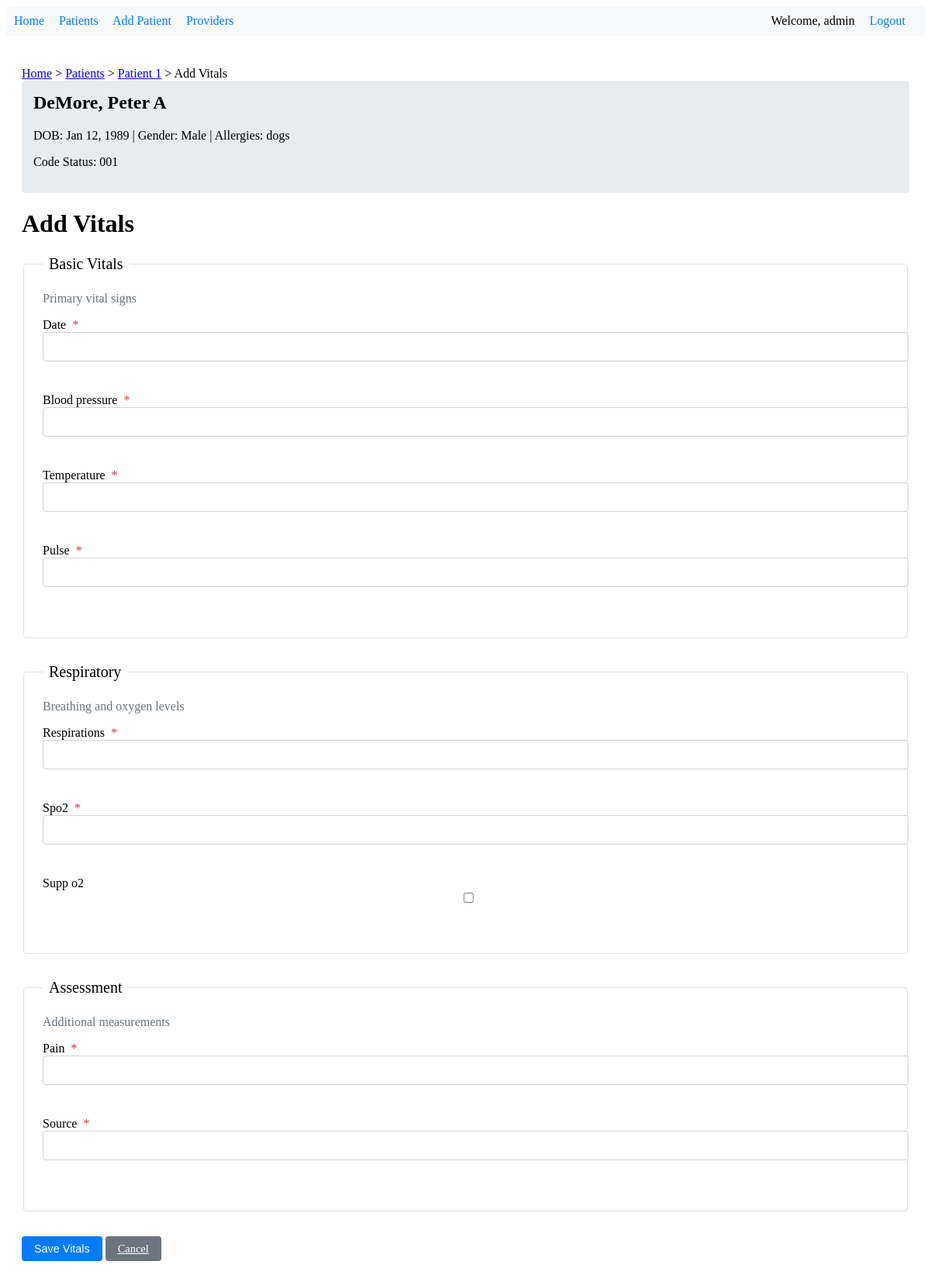
The page /patient/1/vitals/add/ (signed in) on the database as committed earlier.
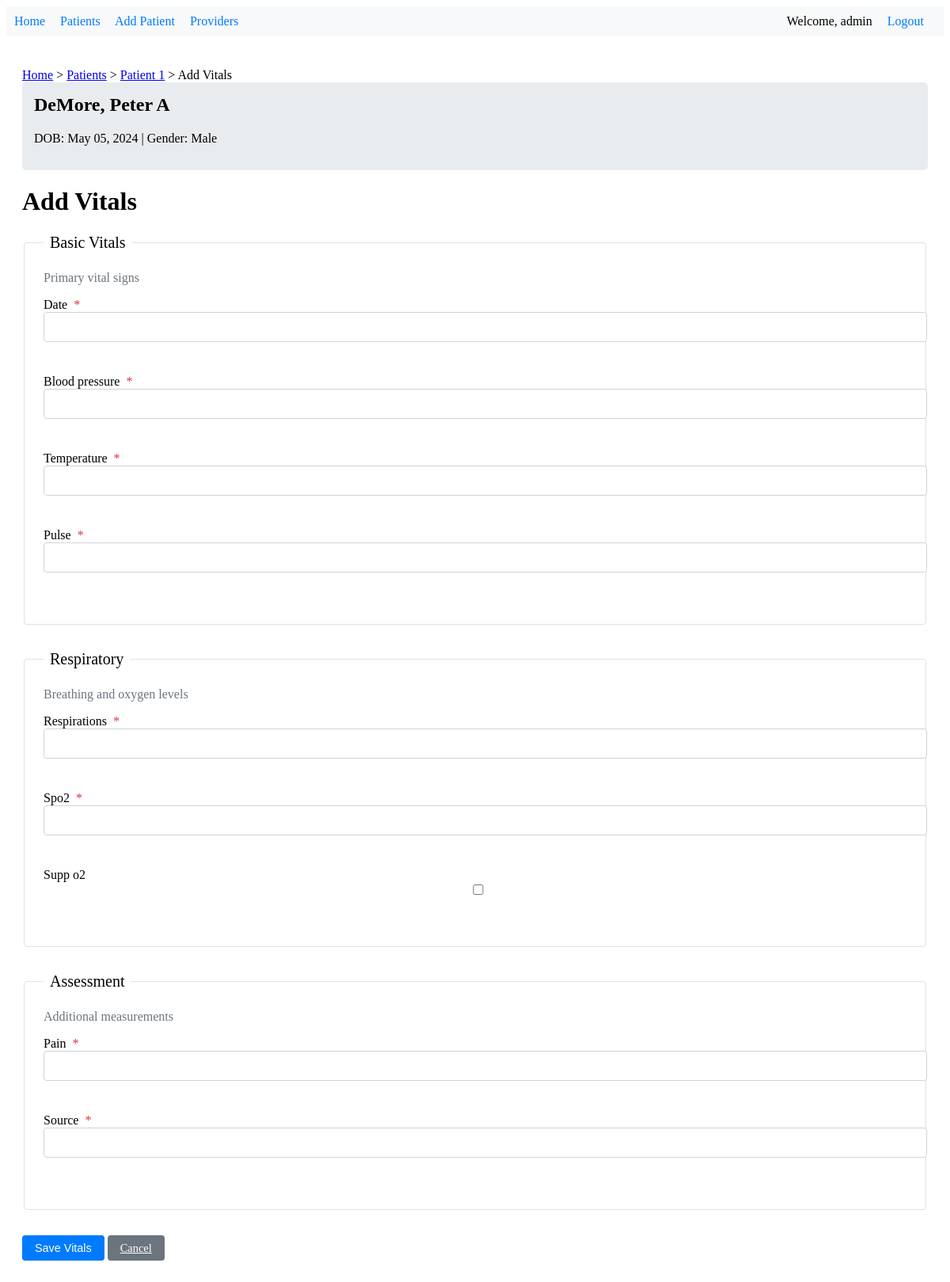
The same page on the database as committed later.
### patient_records/models.py (models this page shows, shortened)
class Patient(models.Model):
    GENDER_CHOICES = [
        ('M', 'Male'),
        ('F', 'Female'),
        ('O', 'Other'),
    ]
    id = models.AutoField(primary_key=True)
    date = models.DateField()
    allergies = models.TextField(blank=True, null=True)
    code_status = models.CharField(max_length=50, blank=True, null=True)
    poa_name = models.CharField(max_length=100)
    relationship = models.CharField(max_length=50, blank=True, null=True)
    poa_contact = models.CharField(max_length=100)
    veteran = models.BooleanField(default=False)
    veteran_spouse = models.BooleanField(default=False)
    marital_status = models.CharField(max_length=50, blank=True, null=True)
    street_address = models.CharField(max_length=255, blank=True, null=True)
    city = models.CharField(max_length=100, blank=True, null=True)
    state = models.CharField(max_length=100, blank=True, null=True)
    zip = models.CharField(max_length=20, blank=True, null=True)
    patient_phone = models.CharField(max_length=20, blank=True, null=True)
    patient_email = models.EmailField(blank=True, null=True)
    last_updated = models.DateTimeField(auto_now=True)
    modified_by = models.ForeignKey(User, on_delete=models.SET_NULL, null=True, blank=True)
    patient_number = models.CharField(max_length=10, unique=True, editable=False, null=True, blank=True)
    first_name = models.CharField(max_length=50, null=True, blank=True)
    middle_name = models.CharField(max_length=50, blank=True, null=True)
    last_name = models.CharField(max_length=50, null=True, blank=True)
    date_of_birth = models.DateField(null=True, blank=True)
    gender = models.CharField(max_length=1, choices=GENDER_CHOICES, null=True, blank=True)
    ssn = models.CharField(max_length=11, verbose_name="SSN", null=True, blank=True)
    height_cm = models.DecimalField(max_digits=5, decimal_places=2, verbose_name="Height (cm)", null=True, blank=True)
    height_inches = models.DecimalField(max_digits=5, decimal_places=2, verbose_name="Height (inches)", null=True, blank=True)
    def get_gender_display(self):
        return dict(self.GENDER_CHOICES).get(self.gender, 'None')

### patient_records/views.py (the view)
# urls.py: path('patient/<str:patient_id>/vitals/add/', views.add_vitals, name='add_vitals'),
@login_required
def add_vitals(request, patient_id):
    patient = get_object_or_404(Patient, id=patient_id)
    breadcrumbs = [
        {'label': 'Patients', 'url': reverse('patient_list')},
        {'label': f'Patient {patient.id}', 'url': reverse('patient_detail', args=[patient.id])},
        {'label': 'Add Vitals', 'url': None}
    ]
    if request.method == 'POST':
        form = VitalsForm(request.POST)
        if form.is_valid():
            vitals = form.save(commit=False)
            vitals.patient = patient
            vitals.save()
            messages.success(request, 'Vitals added successfully!')
            return redirect('patient_detail', patient_id=patient_id)
    else:
        form = VitalsForm(initial={'patient': patient})
    context = {
        'form': form,
        'patient': patient,
        'breadcrumbs': breadcrumbs,
        'form_title': 'Add Vitals',
        'submit_label': 'Save Vitals',
        'cancel_url': reverse('patient_detail', args=[patient.id]),
        'confirmation_message': 'Are you sure you want to save these vitals?'
    }
    return render(request, 'patient_records/add_vitals.html', context)

### patient_records/forms.py
class VitalsForm(SectionedForm):
    class Meta:
        model = Vitals
        fields = ['date', 'blood_pressure', 'temperature', 'spo2', 'pulse',
                 'respirations', 'supp_o2', 'pain', 'source']
    def get_sections(self):
        return [
            {
                'title': 'Basic Vitals',
                'description': 'Primary vital signs',
                'fields': ['date', 'blood_pressure', 'temperature', 'pulse']
            },
            {
                'title': 'Respiratory',
                'description': 'Breathing and oxygen levels',
                'fields': ['respirations', 'spo2', 'supp_o2']
            },
            {
                'title': 'Assessment',
                'description': 'Additional measurements',
                'fields': ['pain', 'source']
            }
        ]

### patient_records/forms.py (called while the page is built)
    @property
    def sections(self):
        return self.get_sections()

### patient_records/templatetags/form_tags.py (called while the page is built)
@register.filter
def get_field(form, field_name):
    try:
        return form[field_name]
    except KeyError:
        return None

### patient_records/templates/patient_records/add_vitals.html
{% extends 'patient_records/base_form.html' %}
{% block title %}Add Vitals{% endblock %}

### patient_records/templates/components/_patient_header.html
{% load patient_tags %}
<div class="patient-header">
    <h2>{{ patient|full_name }}</h2>
    <p>
        DOB: {{ patient.date_of_birth|date:"M d, Y" }} |
        Gender: {{ patient.get_gender_display }}
        {% if patient.allergies %}| <span class="warning">Allergies: {{ patient.allergies }}</span>{% endif %}
    </p>
    {% if patient.code_status %}
    <p class="code-status">Code Status: {{ patient.code_status }}</p>
    {% endif %}
</div>

Rows that differ between the two databases and show on the page:
changed Patient "DeMore, Peter A": date_of_birth "Jan 12, 1989" → "May 05, 2024"; allergies "dogs" → (not shown); code_status "001" → (not shown)
Other text that changed with them:
text no longer shown: "| Allergies: Code Status:"
